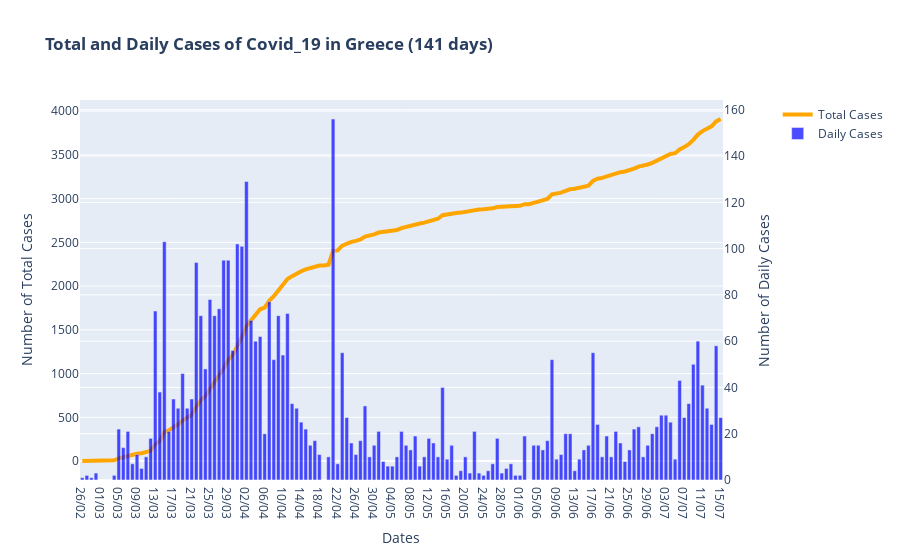

Write notebook code for a chart like this one.
### Code cell
# Figure with secondary y-axis
fig = make_subplots(specs=[[{"secondary_y": True}]])

# Traces - Bars and line
fig.add_trace(
    go.Scatter(x=df.index, y=df['Total Cases'], name='Total Cases', line_width=4, line_color='orange'),
    secondary_y=False,
)

fig.add_trace(
    go.Bar(x=df.index, y=df['Daily Cases'], name='Daily Cases', marker_color='blue', opacity = 0.7),
    secondary_y=True,
)

# Figure Title
fig.update_layout(
    title_text='<b>Total and Daily Cases of Covid_19 in Greece ('+str(len(df['Total Cases']))+' days)</b>'
)

# x-axis and y-axes titles
fig.update_xaxes(title_text='Dates')
fig.update_yaxes(title_text='Number of Total Cases', secondary_y=False)
fig.update_yaxes(title_text='Number of Daily Cases', secondary_y=True)

fig.update_layout(hovermode='x unified')

fig.show()

### Figure 1 — Plotly figure (JSON) as saved in the notebook; plotly's stock layout.template omitted (floating-point values rounded to 4 significant figures; data arrays with more than 128 entries replaced by an {"elided": "..."} marker saying what was removed)
{"data": [{"line": {"color": "orange", "width": 4}, "name": "Total Cases", "type": "scatter", "x": {"elided": "141 str values"}, "xaxis": "x", "y": {"elided": "141 int values"}, "yaxis": "y"}, {"marker": {"color": "blue"}, "name": "Daily Cases", "opacity": 0.7, "type": "bar", "x": {"elided": "141 str values"}, "xaxis": "x", "y": {"elided": "141 int values"}, "yaxis": "y2"}], "layout": {"hovermode": "x unified", "title": {"text": "<b>Total and Daily Cases of Covid_19 in Greece (141 days)</b>"}, "xaxis": {"anchor": "y", "domain": [0, 0.94], "title": {"text": "Dates"}}, "yaxis": {"anchor": "x", "domain": [0, 1], "title": {"text": "Number of Total Cases"}}, "yaxis2": {"anchor": "x", "overlaying": "y", "side": "right", "title": {"text": "Number of Daily Cases"}}}}
